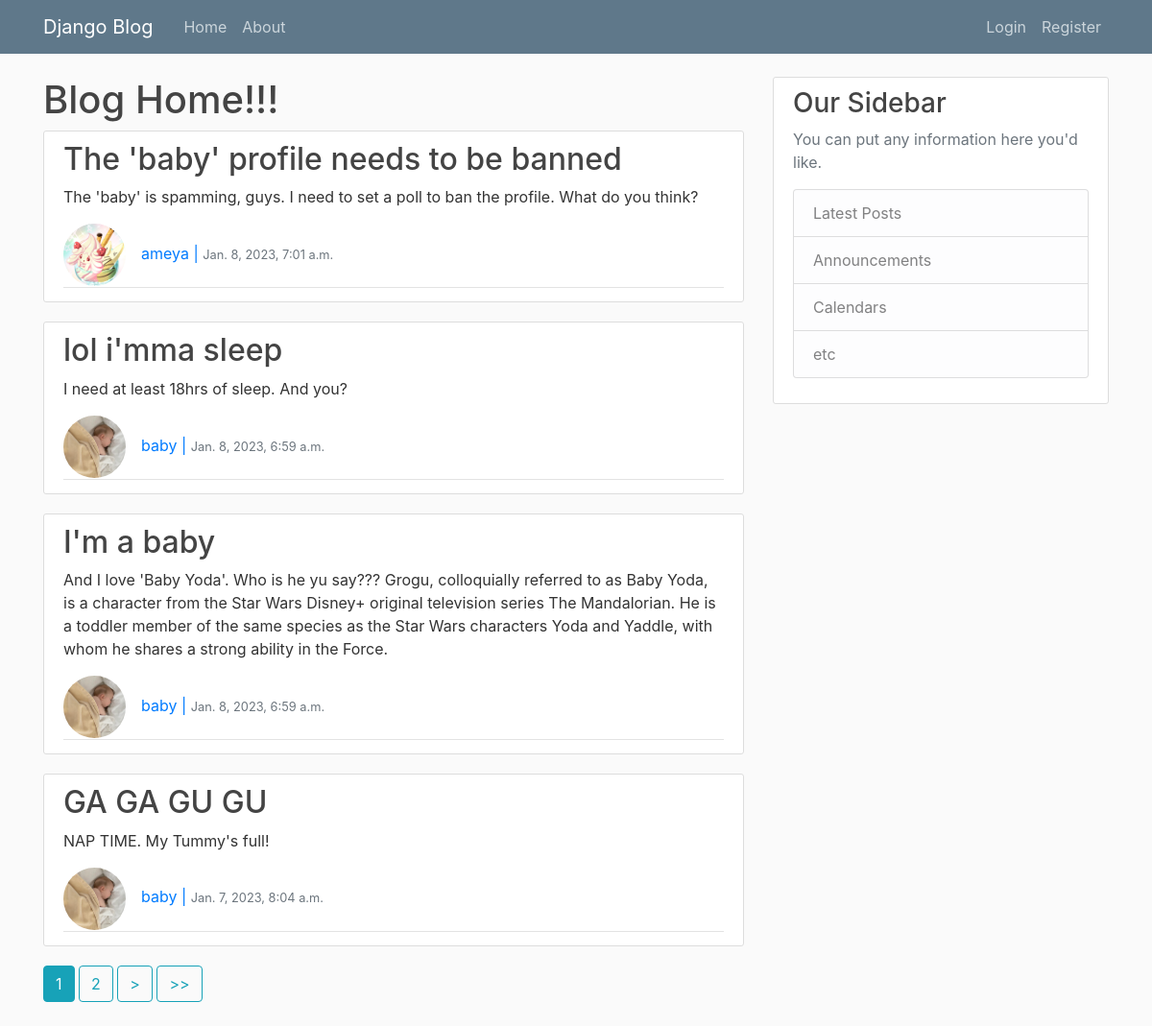
Screenshot of /blog/ with the database file from the repository.
### BlogApp/models.py (models this page shows, shortened)
class Post(models.Model):
    title = models.CharField(max_length = 100)
    content = models.TextField()
    date_created = models.DateTimeField(default=timezone.now) #on post creation, the default date and time in the timzeone will be set for the post.
    author = models.ForeignKey(User, on_delete=models.CASCADE) #User will have a one-many relation with Post

### UserApp/models.py (models this page shows, shortened)
class Profile(models.Model):
    user = models.OneToOneField(User, on_delete=models.CASCADE) #if the User is deleted the profile for the user will be gone. But not viceversa.
    image = models.ImageField(default='default.jpg', upload_to='profile_pics')

### BlogApp/views.py (the view)
# urls.py: path('',PostListView.as_view(), name='blog-home'),
class PostListView(ListView):
    model = Post
    template_name = 'Blog/BlogHome.html'
    context_object_name = 'posts'
    ordering = ['-date_created'] #ordering of posts, based on date
    paginate_by = 4

### BlogApp/templates/Blog/BlogHome.html (shortened to what this page needs)
{%extends "Blog/base.html"%}
{%block content%}
    <h1>Blog Home!!!</h1>
    {% for post in posts%}
    <article class="media content-section">
        <div class="media-body">
          <h2><a class="article-title" href="{%url 'post-detail' post.id%}">{{ post.title }}</a></h2>
          <p class="article-content">{{ post.content }}</p>
          <div class="article-metadata">
            <a class="mr-2" href="#"><img class="rounded-circle article-img" src={{post.author.profile.image.url}} alt="User Profile Pic.">{{ post.author}} | <small class="text-muted">{{ post.date_created}}</small></a>
          </div>
        </div>
      </article>
    {%endfor%}
    {% if is_paginated %}
      {% for num in page_obj.paginator.page_range %}
        {% if page_obj.number == num %}
          <a class="btn btn-info mb-4" href="?page={{ num }}">{{ num }}</a>
        {% elif num > page_obj.number|add:'-2' and num < page_obj.number|add:'2' %}
          <a class="btn btn-outline-info mb-4" href="?page={{ num }}">{{ num }}</a>
        {% endif %}
      {% endfor %}
      {% if page_obj.has_next %}
        <a class="btn btn-outline-info mb-4" href="?page={{ page_obj.next_page_number }}">></a>
        <a class="btn btn-outline-info mb-4" href="?page={{ page_obj.paginator.num_pages }}">>></a>
      {% endif %}
    {% endif %}
{%endblock content%}

### BlogApp/static/Blog/main.css (style rules this page uses)
body { background: #fafafa; color: #333333; margin-top: 5rem; }
h1, h2, h3, h4, h5, h6 { color: #444444; }
.content-section { background: #ffffff; padding: 10px 20px; border: 1px solid #dddddd; border-radius: 3px; margin-bottom: 20px; }
.article-title { color: #444444; }
.article-content { white-space: pre-line; }
.article-img { height: 65px; width: 65px; margin-right: 16px; }
.article-metadata { padding-bottom: 1px; margin-bottom: 4px; border-bottom: 1px solid #e3e3e3 }

### rows the page displays
Post: title "The 'baby' profile needs to be banned", content "The 'baby' is spamming, guys. I need to set a poll to ban the profile. What do you think?", author.profile.image (picture), author "ameya", date_created "Jan. 8, 2023, 7:01 a.m."
Post: title "lol i'mma sleep", content "I need at least 18hrs of sleep. And you?", author.profile.image (picture), author "baby", date_created "Jan. 8, 2023, 6:59 a.m."
Post: title "I'm a baby", content "And I love 'Baby Yoda'. Who is he yu say??? Grogu, colloquially referred to as Baby Yoda, is a character from the Star Wars Disney+ original television series The Mandalorian. He is a toddler member of the same species as the Star Wars characters Yoda and Yaddle, with whom he shares a strong ability in the Force.", author.profile.image (picture), author "baby", date_created "Jan. 8, 2023, 6:59 a.m."
Post: title "GA GA GU GU", content "NAP TIME. My Tummy's full!", author.profile.image (picture), author "baby", date_created "Jan. 7, 2023, 8:04 a.m."

### other values shown
{{ num }} "1"
{{ num }} "2"
